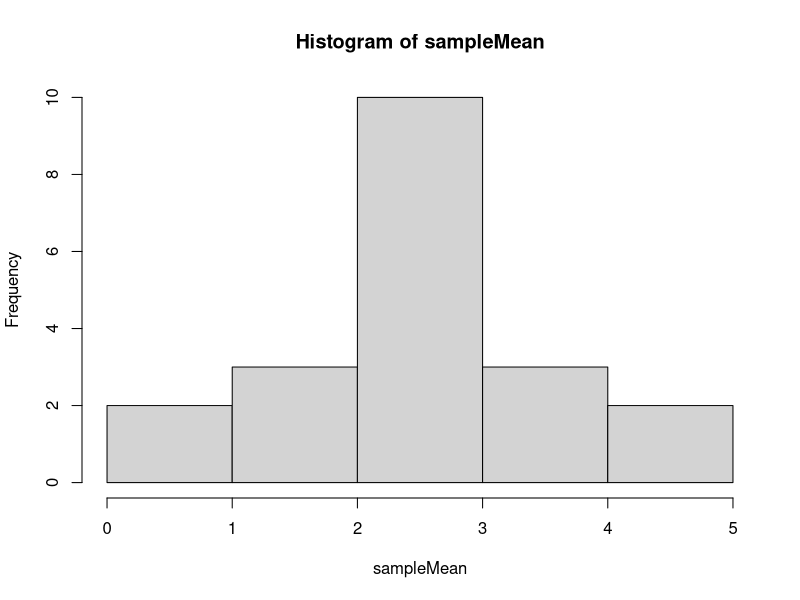
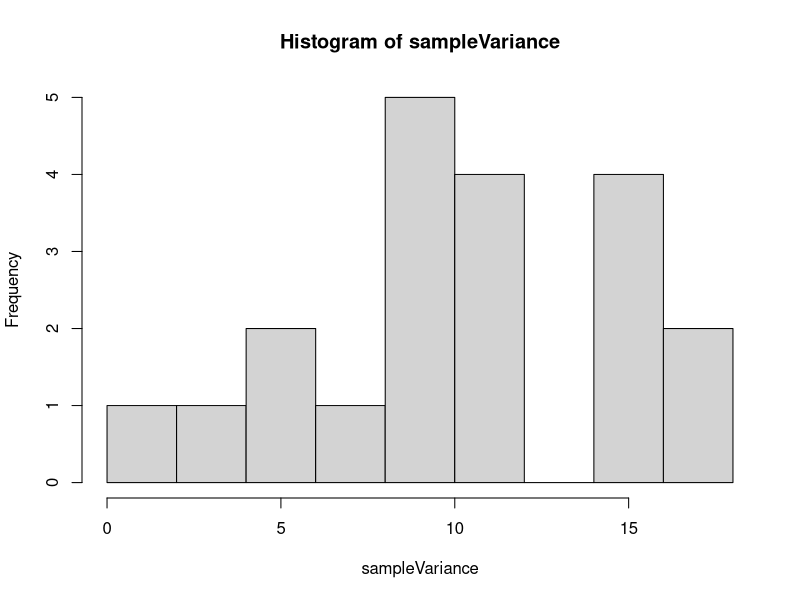

R code for these plots, in order:
## ---- chunk 1
knitr::opts_chunk$set(
    echo = TRUE,
    message = FALSE,
    warning = FALSE
)
library("tidyverse")
## ---- chunk 2
normalData<-rnorm(100, mean = 2.5, sd = sqrt(10))
baggedData<-matrix(nrow = 20,ncol = 10)
for(i in 1:20)
{
  baggedData[i,]<-sample(normalData,10,replace = TRUE)
}

sampleMean<-apply(baggedData,1,mean)
sampleVariance<-apply(baggedData,1,var)
hist(sampleMean)
#lines(density(sampleMean))  
hist(sampleVariance)
#lines(density(sampleVariance))  
